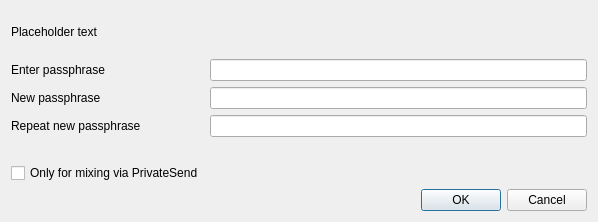
<?xml version="1.0" encoding="UTF-8"?>
<ui version="4.0">
 <class>AskPassphraseDialog</class>
 <widget class="QDialog" name="AskPassphraseDialog">
  <property name="geometry">
   <rect>
    <x>0</x>
    <y>0</y>
    <width>598</width>
    <height>222</height>
   </rect>
  </property>
  <property name="sizePolicy">
   <sizepolicy hsizetype="Preferred" vsizetype="Minimum">
    <horstretch>0</horstretch>
    <verstretch>0</verstretch>
   </sizepolicy>
  </property>
  <property name="minimumSize">
   <size>
    <width>550</width>
    <height>0</height>
   </size>
  </property>
  <property name="windowTitle">
   <string>Passphrase Dialog</string>
  </property>
  <layout class="QVBoxLayout" name="verticalLayout">
   <property name="sizeConstraint">
    <enum>QLayout::SetMinimumSize</enum>
   </property>
   <item>
    <widget class="QLabel" name="warningLabel">
     <property name="text">
      <string notr="true">Placeholder text</string>
     </property>
     <property name="textFormat">
      <enum>Qt::RichText</enum>
     </property>
     <property name="wordWrap">
      <bool>true</bool>
     </property>
    </widget>
   </item>
   <item>
    <layout class="QFormLayout" name="formLayout">
     <property name="sizeConstraint">
      <enum>QLayout::SetMinimumSize</enum>
     </property>
     <property name="fieldGrowthPolicy">
      <enum>QFormLayout::AllNonFixedFieldsGrow</enum>
     </property>
     <item row="0" column="0">
      <widget class="QLabel" name="passLabel1">
       <property name="text">
        <string>Enter passphrase</string>
       </property>
      </widget>
     </item>
     <item row="0" column="1">
      <widget class="QLineEdit" name="passEdit1">
       <property name="echoMode">
        <enum>QLineEdit::Password</enum>
       </property>
      </widget>
     </item>
     <item row="1" column="0">
      <widget class="QLabel" name="passLabel2">
       <property name="text">
        <string>New passphrase</string>
       </property>
      </widget>
     </item>
     <item row="1" column="1">
      <widget class="QLineEdit" name="passEdit2">
       <property name="echoMode">
        <enum>QLineEdit::Password</enum>
       </property>
      </widget>
     </item>
     <item row="2" column="0">
      <widget class="QLabel" name="passLabel3">
       <property name="text">
        <string>Repeat new passphrase</string>
       </property>
      </widget>
     </item>
     <item row="2" column="1">
      <widget class="QLineEdit" name="passEdit3">
       <property name="echoMode">
        <enum>QLineEdit::Password</enum>
       </property>
      </widget>
     </item>
     <item row="3" column="1">
      <widget class="QLabel" name="capsLabel">
       <property name="font">
        <font>
         <weight>75</weight>
         <bold>true</bold>
        </font>
       </property>
       <property name="text">
        <string/>
       </property>
       <property name="alignment">
        <set>Qt::AlignCenter</set>
       </property>
      </widget>
     </item>
     <item row="4" column="0">
      <widget class="QCheckBox" name="mixingOnlyCheckBox">
       <property name="enabled">
        <bool>true</bool>
       </property>
       <property name="visible">
        <bool>false</bool>
       </property>
       <property name="toolTip">
        <string>Serves to disable the trivial sendmoney when OS account compromised. Provides no real security.</string>
       </property>
       <property name="text">
        <string>Only for mixing via PrivateSend</string>
       </property>
      </widget>
     </item>
    </layout>
   </item>
   <item>
    <widget class="QDialogButtonBox" name="buttonBox">
     <property name="styleSheet">
      <string notr="true">QPushButton {
	qproperty-icon: none;
}</string>
     </property>
     <property name="orientation">
      <enum>Qt::Horizontal</enum>
     </property>
     <property name="standardButtons">
      <set>QDialogButtonBox::Cancel|QDialogButtonBox::Ok</set>
     </property>
    </widget>
   </item>
  </layout>
 </widget>
 <resources/>
 <connections>
  <connection>
   <sender>buttonBox</sender>
   <signal>accepted()</signal>
   <receiver>AskPassphraseDialog</receiver>
   <slot>accept()</slot>
   <hints>
    <hint type="sourcelabel">
     <x>20</x>
     <y>20</y>
    </hint>
    <hint type="destinationlabel">
     <x>20</x>
     <y>20</y>
    </hint>
   </hints>
  </connection>
  <connection>
   <sender>buttonBox</sender>
   <signal>rejected()</signal>
   <receiver>AskPassphraseDialog</receiver>
   <slot>reject()</slot>
   <hints>
    <hint type="sourcelabel">
     <x>20</x>
     <y>20</y>
    </hint>
    <hint type="destinationlabel">
     <x>20</x>
     <y>20</y>
    </hint>
   </hints>
  </connection>
 </connections>
</ui>
